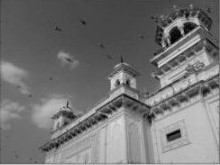
#> input picture images/input/home.jpg, 220 x 165 px
$ python FAST.py   (older library calls are emulated)
#> lines starting #> are read from the running program, lines starting #| are printed output that depends on the picture
#!/usr/bin/env python3
# -*- coding: utf-8 -*-
"""
Created on Wed Apr 25 18:54:11 2018

@author: osboxes
"""

import cv2

img = cv2.imread('images/input/home.jpg',0)
#> img is the input picture: shape (165, 220); min 0, max 222, mean 115.5

# Initiate FAST object with default values
fast = cv2.FastFeatureDetector()

# find and draw the keypoints
kp = fast.detect(img,None)
#> kp = 836 keypoints; strongest (x, y, size): (179, 130, 7), (106, 117, 7), (167, 135, 7), (118, 81, 7)
img2 = cv2.drawKeypoints(img, kp, color=(255,0,0))
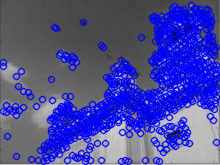
#> img2: shape (165, 220, 3); mean of channels 0, 1, 2 157.8, 76.6, 76.6; drawn as B, G, R

# Print all default params
#> (the run stopped early here; a loop or call above may not have finished)

$ run again, with images/input/apple.jpg copied over images/input/home.jpg
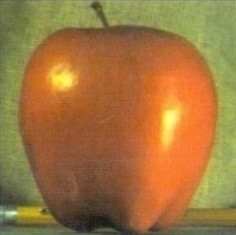
#> input picture images/input/apple.jpg, 236 x 235 px
#> `img = cv2.imread('images/input/home.jpg',0)`:
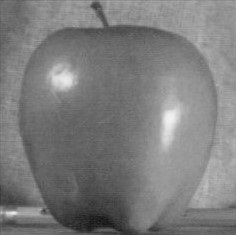
#> img: shape (235, 236); min 19, max 240, mean 124.2
#> kp = 229 keypoints; strongest (x, y, size): (7, 213, 7), (15, 213, 7), (91, 6, 7), (41, 212, 7)
#> `img2 = cv2.drawKeypoints(img, kp, color=(255,0,0))`:
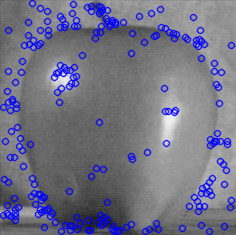
#> img2: shape (235, 236, 3); mean of channels 0, 1, 2 134.8, 113.8, 113.8; drawn as B, G, R

$ run again, with images/input/bilateral.jpg copied over images/input/home.jpg
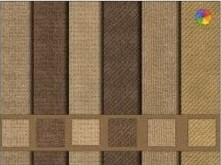
#> input picture images/input/bilateral.jpg, 221 x 165 px
#> `img = cv2.imread('images/input/home.jpg',0)`:
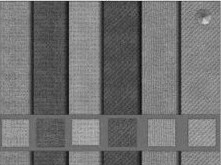
#> img: shape (165, 221); min 9, max 237, mean 113.4
#> kp = 1197 keypoints; strongest (x, y, size): (68, 112, 7), (140, 152, 7), (140, 113, 7), (68, 3, 7)
#> `img2 = cv2.drawKeypoints(img, kp, color=(255,0,0))`:
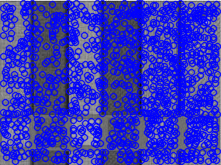
#> img2: shape (165, 221, 3); mean of channels 0, 1, 2 187.6, 52.7, 52.7; drawn as B, G, R
